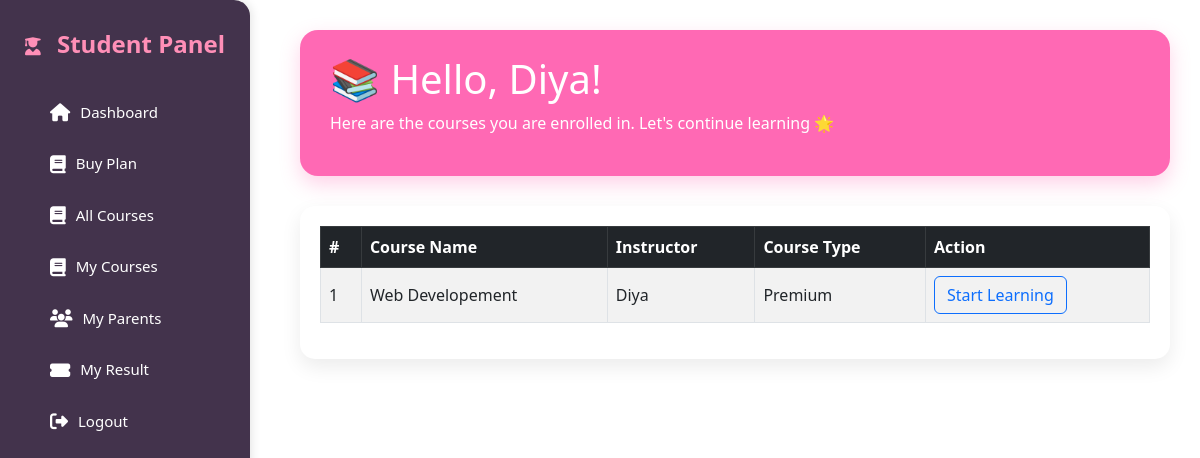
/my_courses.php (signed in), run on the app's committed database.
### tables this page shows
CREATE TABLE `courses` (
  `id` int(11) NOT NULL,
  `instructor_id` int(11) NOT NULL,
  `course_title` varchar(255) NOT NULL,
  `course_description` text NOT NULL,
  `age_group` varchar(50) NOT NULL,
  `course_type` enum('Free','Premium') DEFAULT 'Free',
  `scorm_xapi_integration` tinyint(1) DEFAULT 0,
  `course_image` varchar(255) DEFAULT NULL,
  `created_at` timestamp NOT NULL DEFAULT current_timestamp(),
  `updated_at` timestamp NOT NULL DEFAULT current_timestamp() ON UPDATE current_timestamp()
);

CREATE TABLE `instructors` (
  `id` int(11) NOT NULL,
  `instructorName` varchar(100) DEFAULT NULL,
  `instructorQualification` varchar(100) DEFAULT NULL,
  `instructorCategory` varchar(100) DEFAULT NULL,
  `instructorExperience` int(11) DEFAULT NULL,
  `instructorPicture` varchar(255) DEFAULT NULL,
  `instructorAddress` text DEFAULT NULL,
  `instructorMobile` varchar(20) DEFAULT NULL,
  `password` varchar(255) NOT NULL,
  `resume` varchar(255) DEFAULT NULL,
  `status` enum('pending','approved','rejected') NOT NULL DEFAULT 'pending'
);

### my_courses.php (the view, shortened to what this page needs)
<?php
include '../db_connection.php';
$student_id = $_SESSION['user_id'];
$sql = "SELECT c.id as course_id, c.course_title, c.course_type, i.instructorName
        FROM user_courses uc
        JOIN courses c ON uc.course_id = c.id
        LEFT JOIN instructors i ON c.instructor_id = i.id
        WHERE uc.user_id = $student_id
        ORDER BY c.course_title ASC";
$result = mysqli_query($conn, $sql);
$enrolled_courses = [];
if($result){
    while($row = mysqli_fetch_assoc($result)){
        $enrolled_courses[] = $row;
    }
}
?>
<!DOCTYPE html>
<html lang="en">
<head>
<link href="https://cdn.jsdelivr.net/npm/bootstrap@5.3.0/dist/css/bootstrap.min.css" rel="stylesheet">
<link href="https://cdnjs.cloudflare.com/ajax/libs/font-awesome/6.5.0/css/all.min.css" rel="stylesheet">
</head>
<body>
<?php include 'sidebar.php'; ?>
<div class="main">
    <div class="welcome-card">
        <h1>📚 Hello, <?php echo htmlspecialchars($_SESSION['username']); ?>!</h1>
        <p>Here are the courses you are enrolled in. Let's continue learning 🌟</p>
    </div>
    <div class="table-card">
        <?php if(count($enrolled_courses) > 0): ?>
            <table class="table table-striped table-bordered">
                <thead class="table-dark">
                    <tr>
                        <th>#</th>
                        <th>Course Name</th>
                        <th>Instructor</th>
                        <th>Course Type</th>
                        <th>Action</th>
                    </tr>
                </thead>
                <tbody>
                    <?php foreach($enrolled_courses as $index => $course): ?>
                    <tr>
                        <td><?php echo $index + 1; ?></td>
                        <td><?php echo htmlspecialchars($course['course_title']); ?></td>
                        <td><?php echo htmlspecialchars($course['instructorName'] ? $course['instructorName'] : 'Not Provided'); ?></td>
                        <td><?php echo htmlspecialchars($course['course_type']); ?></td>
                        <td>
                            <a href="course_material.php?id=<?php echo $course['course_id']; ?>" class="btn btn-outline-primary">Start Learning</a>
                        </td>
                    </tr>
                    <?php endforeach; ?>
                </tbody>
            </table>
        <?php else: ?>
            <div class="alert alert-info mt-3">You have not enrolled in any courses yet.</div>
        <?php endif; ?>
    </div>
</div>
</body>
</html>

### my_courses.php (style rules this page uses)
:root { --pink: #ff69b4; --soft-pink: #ffe5f0; --gray: #f2f2f7; --white: #fff; --blue: #001BB7; --blue-light: #0046FF; }
body { background: var(--gray); font-family: 'Poppins', sans-serif; margin:0; }
.main { margin-left:270px; padding:30px; }
.welcome-card { background: var(--pink); color: var(--white); padding:25px 30px; border-radius:18px; margin-bottom:30px; box-shadow:0 8px 20px rgba(255,105,180,0.3); }
.table-card { background: var(--white); padding:20px; border-radius:15px; box-shadow:0 8px 20px rgba(0,0,0,0.08); overflow-x:auto; }
.table th, .table td { vertical-align: middle; }

### data on the page
courses: course_title "Web Developement", instructor.instructorName "Diya", course_type "Premium"

### other printed values
$_SESSION['username'] "Diya"
